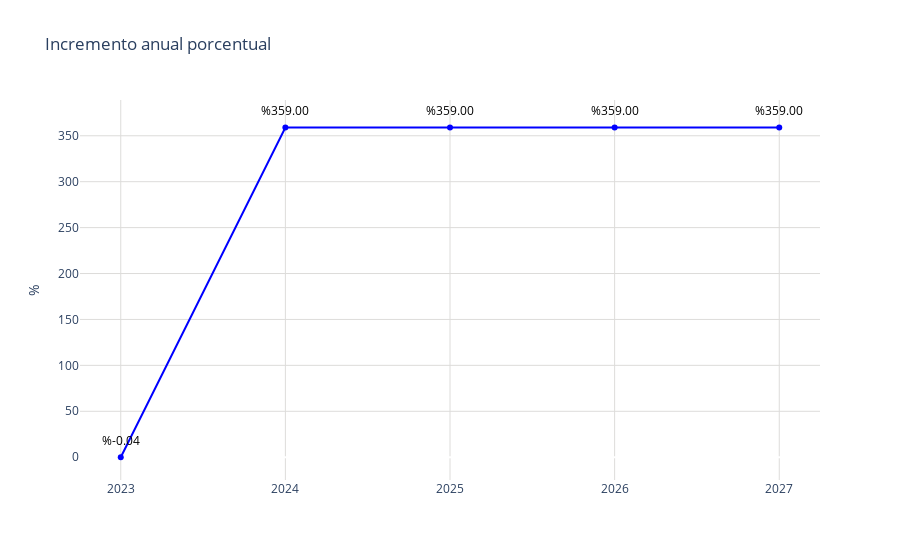

Here is the notebook cell this chart was saved with:
### Code cell
# Datos
año = pachuca_precio_media_anual['año']
promedio = pachuca_precio_media_anual['incremento_porcentual']

fig = go.Figure()
fig.add_trace(go.Scatter(
    x=año,
    y=promedio,
    mode='markers+lines',
    marker=dict(color='blue'),
))
# Agregar anotaciones para mostrar los valores encima de los puntos
for a, p in zip(año, promedio):
    fig.add_annotation(
        x=a,
        y=p,
        text=f"%{p:,.2f}",  # Formatear el valor del promedio como moneda
        showarrow=False,
        font=dict(color='black', size=12),
        xshift=0,
        yshift=17,
        textangle=0
    )
# Actualizar diseño
fig.update_layout(
    title='Incremento anual porcentual',
    yaxis=dict(
        title = '%',
        #range=[0, 6],  # Establecer el rango del eje y
        #tickvals=[0,2,4,6],  # Definir los valores de las marcas en el eje y
        #ticktext=['$0.00', '$500,000.00', '$1,000,000.00', '$1,500,000.00', '$2,000,000.00','$2,500,000.00'],  # Definir el texto de las marcas en el eje y
        gridcolor='#dddcda',   # Color de las líneas de la cuadrícula
        gridwidth=1  # Ancho de las líneas de la cuadrícula
    ),
    xaxis=dict(
        gridcolor='#dddcda', 
        tickmode='array',
        tickvals=año,
        ticktext=año
    ),
    plot_bgcolor='rgba(0,0,0,0)'
)
# Exportar gráfica como archivo HTML
def guardar_grafico_como_html(fig, nombre_archivo, carpeta='graficas'):
    # Crear la carpeta si no existe
    if not os.path.exists(carpeta):
        os.makedirs(carpeta)
    
    # Gráfica como archivo HTML en la carpeta especificada
    pio.write_html(fig, f'{carpeta}/{nombre_archivo}.html')

guardar_grafico_como_html(fig, 'g_scatt_plusvaliaestimada_porcentual_base_tulancingo', carpeta='graficas')
fig.show()

### Figure 1 — Plotly figure (JSON) as saved in the notebook; plotly's stock layout.template omitted (floating-point values rounded to 4 significant figures)
{"data": [{"marker": {"color": "blue"}, "mode": "markers+lines", "type": "scatter", "x": [2023, 2024, 2025, 2026, 2027], "y": [-0.04074, 359, 359.0, 359, 359]}], "layout": {"annotations": [{"font": {"color": "black", "size": 12}, "showarrow": false, "text": "%-0.04", "textangle": 0, "x": 2023, "xshift": 0, "y": -0.04074, "yshift": 17}, {"font": {"color": "black", "size": 12}, "showarrow": false, "text": "%359.00", "textangle": 0, "x": 2024, "xshift": 0, "y": 359, "yshift": 17}, {"font": {"color": "black", "size": 12}, "showarrow": false, "text": "%359.00", "textangle": 0, "x": 2025, "xshift": 0, "y": 359.0, "yshift": 17}, {"font": {"color": "black", "size": 12}, "showarrow": false, "text": "%359.00", "textangle": 0, "x": 2026, "xshift": 0, "y": 359, "yshift": 17}, {"font": {"color": "black", "size": 12}, "showarrow": false, "text": "%359.00", "textangle": 0, "x": 2027, "xshift": 0, "y": 359, "yshift": 17}], "plot_bgcolor": "rgba(0,0,0,0)", "title": {"text": "Incremento anual porcentual"}, "xaxis": {"gridcolor": "#dddcda", "tickmode": "array", "ticktext": [2023, 2024, 2025, 2026, 2027], "tickvals": [2023, 2024, 2025, 2026, 2027]}, "yaxis": {"gridcolor": "#dddcda", "gridwidth": 1, "title": {"text": "%"}}}}
